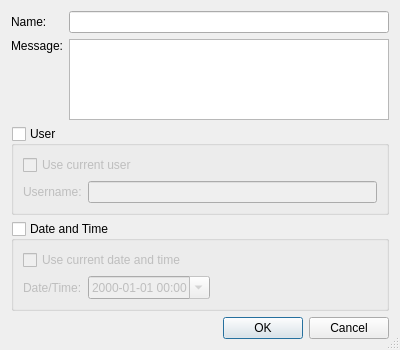
<?xml version="1.0" encoding="UTF-8"?>
<ui version="4.0">
 <class>HgQueuesNewPatchDialog</class>
 <widget class="QDialog" name="HgQueuesNewPatchDialog">
  <property name="geometry">
   <rect>
    <x>0</x>
    <y>0</y>
    <width>400</width>
    <height>350</height>
   </rect>
  </property>
  <property name="windowTitle">
   <string>New Patch</string>
  </property>
  <property name="sizeGripEnabled">
   <bool>true</bool>
  </property>
  <layout class="QGridLayout" name="gridLayout_3">
   <item row="0" column="0">
    <widget class="QLabel" name="nameLabel">
     <property name="text">
      <string>Name:</string>
     </property>
    </widget>
   </item>
   <item row="0" column="1">
    <widget class="QLineEdit" name="nameEdit">
     <property name="toolTip">
      <string>Enter the patch name</string>
     </property>
    </widget>
   </item>
   <item row="1" column="0">
    <widget class="QLabel" name="label_2">
     <property name="text">
      <string>Message:</string>
     </property>
     <property name="alignment">
      <set>Qt::AlignLeading|Qt::AlignLeft|Qt::AlignTop</set>
     </property>
    </widget>
   </item>
   <item row="1" column="1">
    <widget class="QPlainTextEdit" name="messageEdit">
     <property name="toolTip">
      <string>Enter the commit message for the patch</string>
     </property>
     <property name="tabChangesFocus">
      <bool>true</bool>
     </property>
    </widget>
   </item>
   <item row="2" column="0" colspan="2">
    <widget class="QGroupBox" name="userGroup">
     <property name="toolTip">
      <string>Select to give user information</string>
     </property>
     <property name="title">
      <string>User</string>
     </property>
     <property name="checkable">
      <bool>true</bool>
     </property>
     <property name="checked">
      <bool>false</bool>
     </property>
     <layout class="QGridLayout" name="gridLayout">
      <item row="0" column="0" colspan="2">
       <widget class="QCheckBox" name="currentUserCheckBox">
        <property name="toolTip">
         <string>Select to use the name of the current user</string>
        </property>
        <property name="text">
         <string>Use current user</string>
        </property>
       </widget>
      </item>
      <item row="1" column="0">
       <widget class="QLabel" name="label_3">
        <property name="text">
         <string>Username:</string>
        </property>
       </widget>
      </item>
      <item row="1" column="1">
       <widget class="QLineEdit" name="userEdit">
        <property name="toolTip">
         <string>Enter the user name to be used for the patch</string>
        </property>
       </widget>
      </item>
     </layout>
    </widget>
   </item>
   <item row="3" column="0" colspan="2">
    <widget class="QGroupBox" name="dateGroup">
     <property name="toolTip">
      <string>Select to give date and time information</string>
     </property>
     <property name="title">
      <string>Date and Time</string>
     </property>
     <property name="checkable">
      <bool>true</bool>
     </property>
     <property name="checked">
      <bool>false</bool>
     </property>
     <layout class="QGridLayout" name="gridLayout_2">
      <item row="0" column="0" colspan="3">
       <widget class="QCheckBox" name="currentDateCheckBox">
        <property name="toolTip">
         <string>Select to use the current date and time</string>
        </property>
        <property name="text">
         <string>Use current date and time</string>
        </property>
       </widget>
      </item>
      <item row="1" column="0">
       <widget class="QLabel" name="label_4">
        <property name="text">
         <string>Date/Time:</string>
        </property>
       </widget>
      </item>
      <item row="1" column="1">
       <widget class="QDateTimeEdit" name="dateTimeEdit">
        <property name="toolTip">
         <string>Enter the date and time to be used for the patch</string>
        </property>
        <property name="displayFormat">
         <string notr="true">yyyy-MM-dd hh:mm</string>
        </property>
        <property name="calendarPopup">
         <bool>true</bool>
        </property>
       </widget>
      </item>
      <item row="1" column="2">
       <spacer name="horizontalSpacer">
        <property name="orientation">
         <enum>Qt::Horizontal</enum>
        </property>
        <property name="sizeHint" stdset="0">
         <size>
          <width>241</width>
          <height>20</height>
         </size>
        </property>
       </spacer>
      </item>
     </layout>
    </widget>
   </item>
   <item row="4" column="0" colspan="2">
    <widget class="QDialogButtonBox" name="buttonBox">
     <property name="standardButtons">
      <set>QDialogButtonBox::Cancel|QDialogButtonBox::Ok</set>
     </property>
    </widget>
   </item>
  </layout>
 </widget>
 <tabstops>
  <tabstop>nameEdit</tabstop>
  <tabstop>messageEdit</tabstop>
  <tabstop>userGroup</tabstop>
  <tabstop>currentUserCheckBox</tabstop>
  <tabstop>userEdit</tabstop>
  <tabstop>dateGroup</tabstop>
  <tabstop>currentDateCheckBox</tabstop>
  <tabstop>dateTimeEdit</tabstop>
  <tabstop>buttonBox</tabstop>
 </tabstops>
 <resources/>
 <connections>
  <connection>
   <sender>buttonBox</sender>
   <signal>accepted()</signal>
   <receiver>HgQueuesNewPatchDialog</receiver>
   <slot>accept()</slot>
   <hints>
    <hint type="sourcelabel">
     <x>119</x>
     <y>333</y>
    </hint>
    <hint type="destinationlabel">
     <x>14</x>
     <y>333</y>
    </hint>
   </hints>
  </connection>
  <connection>
   <sender>buttonBox</sender>
   <signal>rejected()</signal>
   <receiver>HgQueuesNewPatchDialog</receiver>
   <slot>reject()</slot>
   <hints>
    <hint type="sourcelabel">
     <x>157</x>
     <y>326</y>
    </hint>
    <hint type="destinationlabel">
     <x>45</x>
     <y>326</y>
    </hint>
   </hints>
  </connection>
  <connection>
   <sender>currentUserCheckBox</sender>
   <signal>toggled(bool)</signal>
   <receiver>userEdit</receiver>
   <slot>setDisabled(bool)</slot>
   <hints>
    <hint type="sourcelabel">
     <x>50</x>
     <y>184</y>
    </hint>
    <hint type="destinationlabel">
     <x>98</x>
     <y>208</y>
    </hint>
   </hints>
  </connection>
  <connection>
   <sender>currentUserCheckBox</sender>
   <signal>toggled(bool)</signal>
   <receiver>label_3</receiver>
   <slot>setDisabled(bool)</slot>
   <hints>
    <hint type="sourcelabel">
     <x>22</x>
     <y>182</y>
    </hint>
    <hint type="destinationlabel">
     <x>23</x>
     <y>204</y>
    </hint>
   </hints>
  </connection>
  <connection>
   <sender>currentDateCheckBox</sender>
   <signal>toggled(bool)</signal>
   <receiver>label_4</receiver>
   <slot>setDisabled(bool)</slot>
   <hints>
    <hint type="sourcelabel">
     <x>36</x>
     <y>271</y>
    </hint>
    <hint type="destinationlabel">
     <x>20</x>
     <y>297</y>
    </hint>
   </hints>
  </connection>
 </connections>
</ui>
